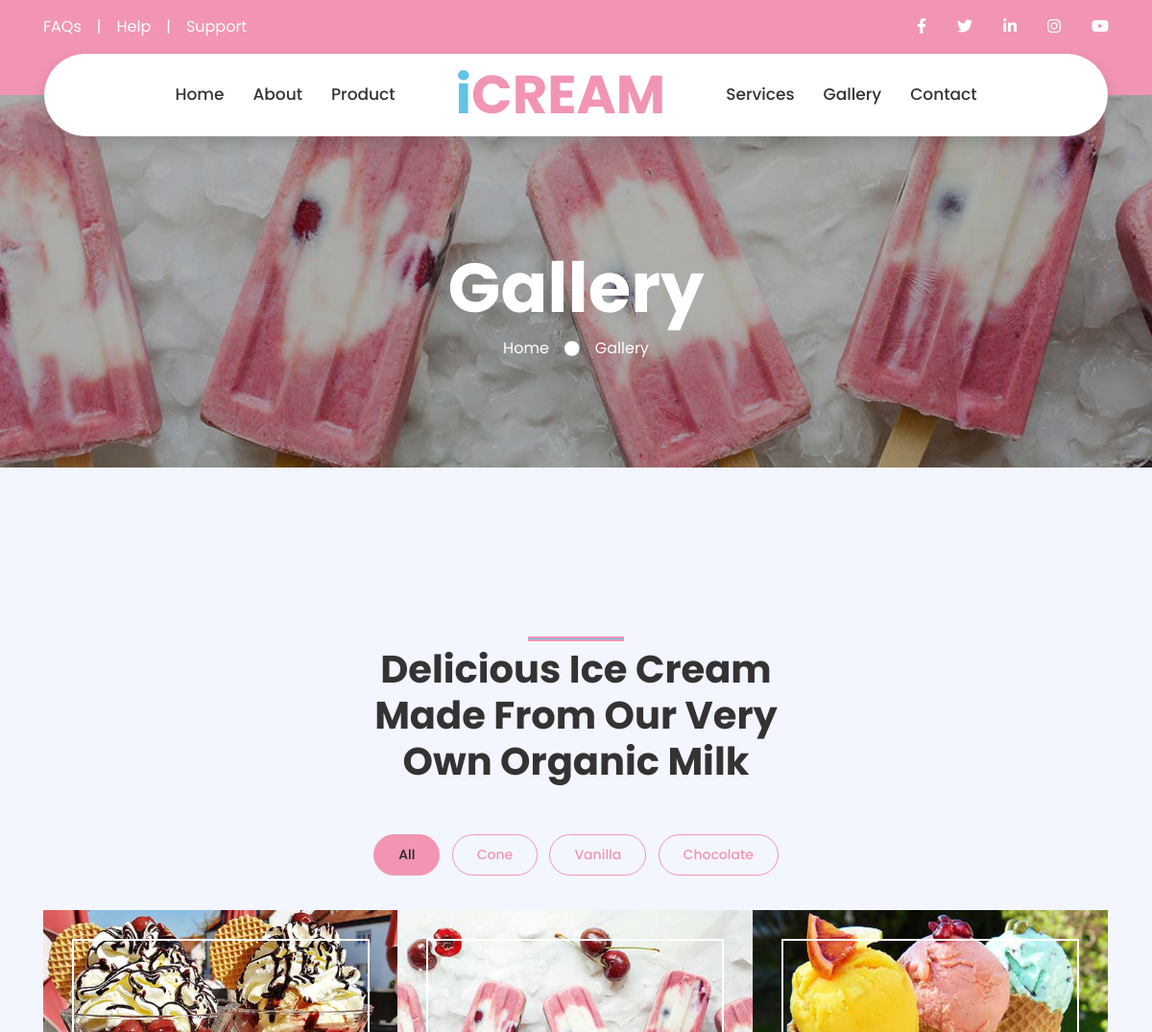
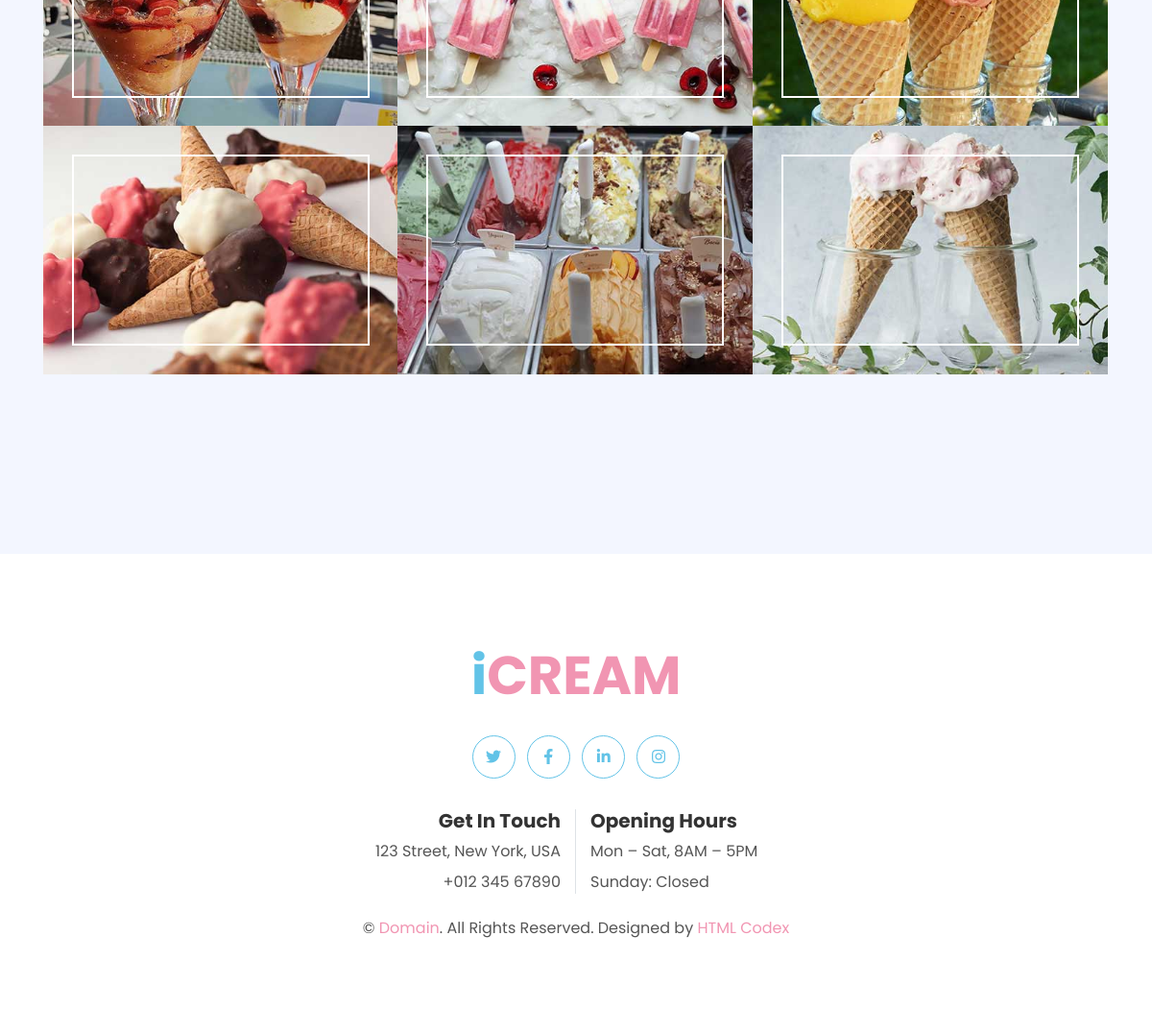
/Gallery, run on the app's committed database (2 pictures, top to bottom).
### accounts/models.py (models this page shows, shortened)
class tblTopMenu(models.Model):
    topMenuName = models.CharField(max_length=200, null=True)
    topMenuImage = models.ImageField(upload_to="TopMenu")

class tblTopMenu2(models.Model):
    topMenuName = models.CharField(max_length=200, null=True)
    topMenuImage = models.ImageField(upload_to="TopMenu")

class tblGallery(models.Model):
    galleryName = models.CharField(max_length=200, null=True)
    galleryID = models.ForeignKey(Category, on_delete=models.CASCADE, null=True)
    quantity = models.CharField(max_length=200, null=True)
    priceIn = models.CharField(max_length=200, null=True)
    priceOut = models.CharField(max_length=200, null=True)
    instock = models.CharField(max_length=200, null=True)
    productImage = models.ImageField(upload_to ='ProductImages/')
    productDate = models.DateTimeField(auto_now_add=True, null=True)

### accounts/views.py (the view)
# urls.py: path('Gallery', views.gallery, name='Gallery'),
def gallery(request):
    topMenu = tblTopMenu.objects.all()
    topMenu2 = tblTopMenu2.objects.all()
    gallery = tblGallery.objects.all()
    context = {
        'gallerys':gallery,
        'topMenus': topMenu,
        'topMenus2': topMenu2,
    }
    return render(request, 'accounts/gallery.html', context)

### accounts/templates/accounts/gallery.html (shortened to what this page needs)
{% load static %}
<!DOCTYPE html>
<html lang="en">
<head>
    <link href="https://cdnjs.cloudflare.com/ajax/libs/font-awesome/5.10.0/css/all.min.css" rel="stylesheet">
    <link href="{% static 'lib/owlcarousel/assets/owl.carousel.min.css' %} " rel="stylesheet">
    <link href="{% static 'lib/lightbox/css/lightbox.min.css' %}" rel="stylesheet">
    <link href="{% static 'css/style.css' %}" rel="stylesheet">
</head>
<body>
    <div class="container-fluid bg-primary py-3 d-none d-md-block">
        <div class="container">
            <div class="row">
                <div class="col-md-6 text-center text-lg-left mb-2 mb-lg-0">
                    <div class="d-inline-flex align-items-center">
                        <a class="text-white pr-3" href="">FAQs</a>
                        <span class="text-white">|</span>
                        <a class="text-white px-3" href="">Help</a>
                        <span class="text-white">|</span>
                        <a class="text-white pl-3" href="">Support</a>
                    </div>
                </div>
                <div class="col-md-6 text-center text-lg-right">
                    <div class="d-inline-flex align-items-center">
                        <a class="text-white px-3" href="">
                            <i class="fab fa-facebook-f"></i>
                        </a>
                        <a class="text-white px-3" href="">
                            <i class="fab fa-twitter"></i>
                        </a>
                        <a class="text-white px-3" href="">
                            <i class="fab fa-linkedin-in"></i>
                        </a>
                        <a class="text-white px-3" href="">
                            <i class="fab fa-instagram"></i>
                        </a>
                        <a class="text-white pl-3" href="">
                            <i class="fab fa-youtube"></i>
                        </a>
                    </div>
                </div>
            </div>
        </div>
    </div>
<div class="container-fluid position-relative nav-bar p-0">
    <div class="container-lg position-relative p-0 px-lg-3" style="z-index: 9;">
        <nav class="navbar navbar-expand-lg bg-white navbar-light shadow p-lg-0">
            <div class="collapse navbar-collapse justify-content-between" id="navbarCollapse">
                <div class="navbar-nav ml-auto py-0">
                    {% for topMenu in topMenus %}
                        <a href="{{topMenu.topMenuName}}" class="nav-item nav-link ">{{topMenu.topMenuName}}</a>
                    {% endfor %}
                </div>
                    <a href="index.html" class="navbar-brand mx-5 d-none d-lg-block">
                        <h1 class="m-0 display-4 text-primary"><span class="text-secondary">i</span>CREAM</h1>
                    </a>
                    <div class="navbar-nav mr-auto py-0">
                        {% for topMenu2 in topMenus2 %}
                        <a href="{{topMenu2.topMenuName}}" class="nav-item nav-link">{{topMenu2.topMenuName}}</a>
                    {% endfor %}
                    </div>
            </div>
        </nav>
    </div>
</div>
    <div class="jumbotron jumbotron-fluid page-header" style="margin-bottom: 90px;">
        <div class="container text-center py-5">
            <h1 class="text-white display-3 mt-lg-5">Gallery</h1>
            <div class="d-inline-flex align-items-center text-white">
                <p class="m-0"><a class="text-white" href="">Home</a></p>
                <i class="fa fa-circle px-3"></i>
                <p class="m-0">Gallery</p>
            </div>
        </div>
    </div>
    <div class="container-fluid py-5 px-0">
        <div class="container py-5">
            <div class="row justify-content-center">
                <div class="col-lg-5">
                    <h1 class="section-title position-relative text-center mb-5">Delicious Ice Cream Made From Our Very Own Organic Milk</h1>
                </div>
            </div>
            <div class="row">
                <div class="col-12 text-center">
                    <ul class="list-inline mb-4 pb-2" id="portfolio-flters">
                        <li class="btn btn-sm btn-outline-primary m-1 active"  data-filter="*">All</li>
                        <li class="btn btn-sm btn-outline-primary m-1" data-filter=".first">Cone</li>
                        <li class="btn btn-sm btn-outline-primary m-1" data-filter=".second">Vanilla</li>
                        <li class="btn btn-sm btn-outline-primary m-1" data-filter=".third">Chocolate</li>
                    </ul>
                </div>
            </div>
            <div class="row m-0 portfolio-container">
                {% for gallery in gallerys %}
                <div class="col-lg-4 col-md-6 p-0 portfolio-item first">
                    <div class="position-relative overflow-hidden">
                    <img class="img-fluid w-100" src="{% static gallery.productImage %}" alt="">
                    </div>
                </div>
                {% endfor %}
            </div>
        </div>
    </div>
    <div class="container-fluid footer bg-light py-5" style="margin-top: 90px;">
        <div class="container text-center py-5">
            <div class="row">
                <div class="col-12 mb-4">
                    <a href="index.html" class="navbar-brand m-0">
                        <h1 class="m-0 mt-n2 display-4 text-primary"><span class="text-secondary">i</span>CREAM</h1>
                    </a>
                </div>
                <div class="col-12 mb-4">
                    <a class="btn btn-outline-secondary btn-social mr-2" href="#"><i class="fab fa-twitter"></i></a>
                    <a class="btn btn-outline-secondary btn-social mr-2" href="#"><i class="fab fa-facebook-f"></i></a>
                    <a class="btn btn-outline-secondary btn-social mr-2" href="#"><i class="fab fa-linkedin-in"></i></a>
                    <a class="btn btn-outline-secondary btn-social" href="#"><i class="fab fa-instagram"></i></a>
                </div>
                <div class="col-12 mt-2 mb-4">
                    <div class="row">
                        <div class="col-sm-6 text-center text-sm-right border-right mb-3 mb-sm-0">
                            <h5 class="font-weight-bold mb-2">Get In Touch</h5>
                            <p class="mb-2">123 Street, New York, USA</p>
                            <p class="mb-0">+012 345 67890</p>
                        </div>
                        <div class="col-sm-6 text-center text-sm-left">
                            <h5 class="font-weight-bold mb-2">Opening Hours</h5>
                            <p class="mb-2">Mon – Sat, 8AM – 5PM</p>
                            <p class="mb-0">Sunday: Closed</p>
                        </div>
                    </div>
                </div>
                <div class="col-12">
                    <p class="m-0">&copy; <a href="#">Domain</a>. All Rights Reserved. Designed by <a href="https://htmlcodex.com">HTML Codex</a>
                    </p>
                </div>
            </div>
        </div>
    </div>
</body>
</html>

### data on the page
tblTopMenu: topMenuName "Home"
tblTopMenu: topMenuName "About"
tblTopMenu: topMenuName "Product"
tblTopMenu2: topMenuName "Services"
tblTopMenu2: topMenuName "Gallery"
tblTopMenu2: topMenuName "Contact"
tblGallery: productImage (picture)
tblGallery: productImage (picture)
tblGallery: productImage (picture)
tblGallery: productImage (picture)
tblGallery: productImage (picture)
tblGallery: productImage (picture)
